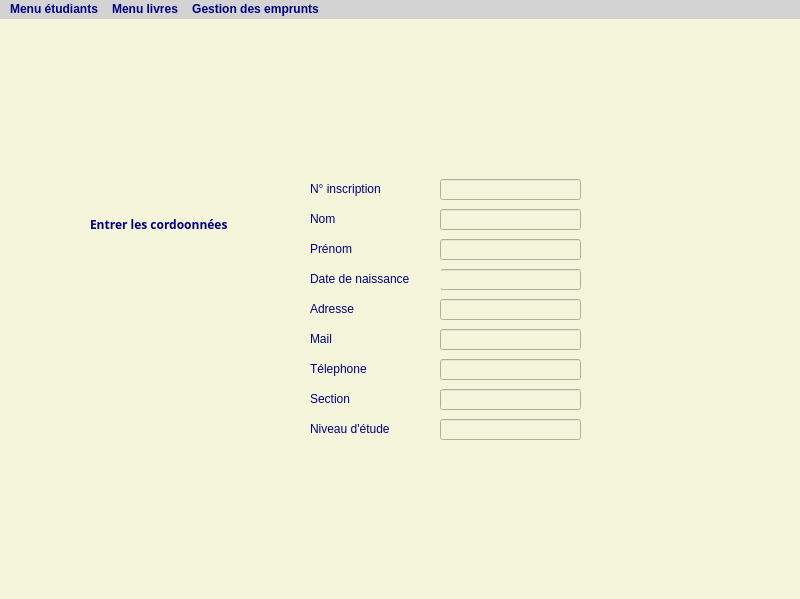
<?xml version="1.0" encoding="UTF-8"?>
<ui version="4.0">
 <class>MainWindow</class>
 <widget class="QMainWindow" name="MainWindow">
  <property name="geometry">
   <rect>
    <x>0</x>
    <y>0</y>
    <width>800</width>
    <height>599</height>
   </rect>
  </property>
  <property name="baseSize">
   <size>
    <width>20</width>
    <height>20</height>
   </size>
  </property>
  <property name="windowTitle">
   <string>MainWindow</string>
  </property>
  <property name="styleSheet">
   <string notr="true">color: rgb(0, 0, 128);

background-color: rgb(245, 245, 220);</string>
  </property>
  <widget class="QWidget" name="centralwidget">
   <widget class="QLabel" name="label">
    <property name="geometry">
     <rect>
      <x>240</x>
      <y>50</y>
      <width>331</width>
      <height>131</height>
     </rect>
    </property>
    <property name="baseSize">
     <size>
      <width>1561</width>
      <height>15156</height>
     </size>
    </property>
    <property name="text">
     <string/>
    </property>
   </widget>
   <widget class="QLabel" name="label_2">
    <property name="enabled">
     <bool>true</bool>
    </property>
    <property name="geometry">
     <rect>
      <x>94</x>
      <y>50</y>
      <width>591</width>
      <height>161</height>
     </rect>
    </property>
    <property name="font">
     <font>
      <pointsize>35</pointsize>
      <weight>75</weight>
      <italic>false</italic>
      <bold>true</bold>
      <underline>false</underline>
      <strikeout>false</strikeout>
     </font>
    </property>
    <property name="layoutDirection">
     <enum>Qt::LeftToRight</enum>
    </property>
    <property name="autoFillBackground">
     <bool>false</bool>
    </property>
    <property name="styleSheet">
     <string notr="true">background-color: rgb(245, 245, 220)
;</string>
    </property>
    <property name="frameShape">
     <enum>QFrame::NoFrame</enum>
    </property>
    <property name="frameShadow">
     <enum>QFrame::Plain</enum>
    </property>
    <property name="lineWidth">
     <number>3</number>
    </property>
    <property name="midLineWidth">
     <number>3</number>
    </property>
    <property name="text">
     <string>BIBLIOTHÈQUE</string>
    </property>
    <property name="textFormat">
     <enum>Qt::PlainText</enum>
    </property>
    <property name="alignment">
     <set>Qt::AlignCenter</set>
    </property>
   </widget>
   <widget class="QLabel" name="label_3">
    <property name="geometry">
     <rect>
      <x>290</x>
      <y>240</y>
      <width>231</width>
      <height>251</height>
     </rect>
    </property>
    <property name="styleSheet">
     <string notr="true">background-color: rgb(245, 245, 220);</string>
    </property>
    <property name="text">
     <string/>
    </property>
    <property name="pixmap">
     <pixmap>:/isimm/download (1).png</pixmap>
    </property>
   </widget>
   <widget class="QStackedWidget" name="stackedWidget">
    <property name="geometry">
     <rect>
      <x>20</x>
      <y>30</y>
      <width>741</width>
      <height>511</height>
     </rect>
    </property>
    <property name="currentIndex">
     <number>1</number>
    </property>
    <widget class="QWidget" name="page"/>
    <widget class="QWidget" name="ajouter_etudiant">
     <widget class="QStackedWidget" name="stackedWidget_2">
      <property name="geometry">
       <rect>
        <x>60</x>
        <y>110</y>
        <width>681</width>
        <height>411</height>
       </rect>
      </property>
      <widget class="QWidget" name="page_2">
       <widget class="QLabel" name="label_4">
        <property name="geometry">
         <rect>
          <x>10</x>
          <y>-10</y>
          <width>171</width>
          <height>151</height>
         </rect>
        </property>
        <property name="font">
         <font>
          <family>Myanmar Text</family>
          <weight>75</weight>
          <bold>true</bold>
         </font>
        </property>
        <property name="text">
         <string>Entrer les cordoonnées</string>
        </property>
       </widget>
       <widget class="QLineEdit" name="lineEdit">
        <property name="geometry">
         <rect>
          <x>360</x>
          <y>50</y>
          <width>141</width>
          <height>21</height>
         </rect>
        </property>
       </widget>
       <widget class="QLineEdit" name="lineEdit_2">
        <property name="geometry">
         <rect>
          <x>360</x>
          <y>80</y>
          <width>141</width>
          <height>21</height>
         </rect>
        </property>
       </widget>
       <widget class="QLabel" name="label_7">
        <property name="geometry">
         <rect>
          <x>230</x>
          <y>80</y>
          <width>121</width>
          <height>20</height>
         </rect>
        </property>
        <property name="text">
         <string>Prénom</string>
        </property>
       </widget>
       <widget class="QLineEdit" name="lineEdit_3">
        <property name="geometry">
         <rect>
          <x>360</x>
          <y>110</y>
          <width>141</width>
          <height>21</height>
         </rect>
        </property>
       </widget>
       <widget class="QLabel" name="label_8">
        <property name="geometry">
         <rect>
          <x>230</x>
          <y>110</y>
          <width>131</width>
          <height>20</height>
         </rect>
        </property>
        <property name="text">
         <string>Date de naissance</string>
        </property>
       </widget>
       <widget class="QLineEdit" name="lineEdit_4">
        <property name="geometry">
         <rect>
          <x>360</x>
          <y>140</y>
          <width>141</width>
          <height>21</height>
         </rect>
        </property>
       </widget>
       <widget class="QLineEdit" name="lineEdit_5">
        <property name="geometry">
         <rect>
          <x>360</x>
          <y>170</y>
          <width>141</width>
          <height>21</height>
         </rect>
        </property>
       </widget>
       <widget class="QLineEdit" name="lineEdit_6">
        <property name="geometry">
         <rect>
          <x>360</x>
          <y>200</y>
          <width>141</width>
          <height>21</height>
         </rect>
        </property>
       </widget>
       <widget class="QLineEdit" name="lineEdit_7">
        <property name="geometry">
         <rect>
          <x>360</x>
          <y>230</y>
          <width>141</width>
          <height>21</height>
         </rect>
        </property>
       </widget>
       <widget class="QLineEdit" name="lineEdit_8">
        <property name="geometry">
         <rect>
          <x>360</x>
          <y>260</y>
          <width>141</width>
          <height>21</height>
         </rect>
        </property>
       </widget>
       <widget class="QLabel" name="label_5">
        <property name="geometry">
         <rect>
          <x>230</x>
          <y>20</y>
          <width>121</width>
          <height>20</height>
         </rect>
        </property>
        <property name="text">
         <string>N° inscription</string>
        </property>
       </widget>
       <widget class="QLabel" name="label_6">
        <property name="geometry">
         <rect>
          <x>230</x>
          <y>50</y>
          <width>121</width>
          <height>20</height>
         </rect>
        </property>
        <property name="text">
         <string>Nom</string>
        </property>
       </widget>
       <widget class="QLabel" name="label_9">
        <property name="geometry">
         <rect>
          <x>230</x>
          <y>140</y>
          <width>121</width>
          <height>20</height>
         </rect>
        </property>
        <property name="text">
         <string>Adresse</string>
        </property>
       </widget>
       <widget class="QLabel" name="label_10">
        <property name="geometry">
         <rect>
          <x>230</x>
          <y>170</y>
          <width>121</width>
          <height>20</height>
         </rect>
        </property>
        <property name="text">
         <string>Mail</string>
        </property>
       </widget>
       <widget class="QLabel" name="label_11">
        <property name="geometry">
         <rect>
          <x>230</x>
          <y>200</y>
          <width>121</width>
          <height>20</height>
         </rect>
        </property>
        <property name="text">
         <string>Télephone</string>
        </property>
       </widget>
       <widget class="QLabel" name="label_12">
        <property name="geometry">
         <rect>
          <x>230</x>
          <y>230</y>
          <width>121</width>
          <height>20</height>
         </rect>
        </property>
        <property name="text">
         <string>Section</string>
        </property>
       </widget>
       <widget class="QLabel" name="label_13">
        <property name="geometry">
         <rect>
          <x>230</x>
          <y>260</y>
          <width>121</width>
          <height>20</height>
         </rect>
        </property>
        <property name="text">
         <string>Niveau d'étude</string>
        </property>
       </widget>
       <widget class="QLineEdit" name="lineEdit_9">
        <property name="geometry">
         <rect>
          <x>360</x>
          <y>20</y>
          <width>141</width>
          <height>21</height>
         </rect>
        </property>
       </widget>
      </widget>
      <widget class="QWidget" name="page_3"/>
     </widget>
    </widget>
   </widget>
  </widget>
  <widget class="QMenuBar" name="menubar">
   <property name="geometry">
    <rect>
     <x>0</x>
     <y>0</y>
     <width>800</width>
     <height>21</height>
    </rect>
   </property>
   <property name="font">
    <font>
     <weight>75</weight>
     <bold>true</bold>
     <underline>false</underline>
    </font>
   </property>
   <property name="autoFillBackground">
    <bool>false</bool>
   </property>
   <property name="styleSheet">
    <string notr="true">background-color: rgb(211, 211, 211);</string>
   </property>
   <property name="defaultUp">
    <bool>false</bool>
   </property>
   <widget class="QMenu" name="menuMenu_tudiants">
    <property name="font">
     <font>
      <underline>false</underline>
     </font>
    </property>
    <property name="tearOffEnabled">
     <bool>false</bool>
    </property>
    <property name="title">
     <string>Menu étudiants</string>
    </property>
    <property name="toolTipsVisible">
     <bool>false</bool>
    </property>
    <widget class="QMenu" name="menuMise_jour">
     <property name="title">
      <string>Mise à jour</string>
     </property>
     <widget class="QMenu" name="menuSupprimer_tudiants">
      <property name="title">
       <string>Supprimer étudiants</string>
      </property>
      <addaction name="actionSuppression_tudiant_donn_e"/>
      <addaction name="separator"/>
      <addaction name="actionSupression_des_tudiants_d_une_section_donn_e"/>
      <addaction name="separator"/>
      <addaction name="actionSupression_des_tudiants_d_un_niveau_donn_e"/>
      <addaction name="separator"/>
      <addaction name="actionSuppression_des_tudiants_d_une_section_et_un_niveau"/>
     </widget>
     <widget class="QMenu" name="menuModifier_tudiant">
      <property name="title">
       <string>Modifier étudiant</string>
      </property>
      <addaction name="actionT_lephone"/>
      <addaction name="separator"/>
      <addaction name="actionMail"/>
      <addaction name="separator"/>
      <addaction name="actionAdresse"/>
     </widget>
     <addaction name="actionAjouter_tudiant"/>
     <addaction name="separator"/>
     <addaction name="menuSupprimer_tudiants"/>
     <addaction name="separator"/>
     <addaction name="menuModifier_tudiant"/>
    </widget>
    <widget class="QMenu" name="menuRecherche">
     <property name="title">
      <string>Recherche</string>
     </property>
     <addaction name="actionContenu_de_dictionnaire_tudiants"/>
     <addaction name="separator"/>
     <addaction name="actionRecherche_par_num_ro_inscription"/>
     <addaction name="separator"/>
     <addaction name="actionRecherche_par_section"/>
     <addaction name="separator"/>
     <addaction name="actionRecherche_par_section_et_niveau"/>
     <addaction name="separator"/>
     <addaction name="actionRecherche_par_niveau"/>
    </widget>
    <addaction name="menuMise_jour"/>
    <addaction name="separator"/>
    <addaction name="menuRecherche"/>
   </widget>
   <widget class="QMenu" name="menuMenu_livres">
    <property name="title">
     <string>Menu livres</string>
    </property>
    <widget class="QMenu" name="menuMise_jour_2">
     <property name="title">
      <string>Mise à jour</string>
     </property>
     <widget class="QMenu" name="menuSupprimer_un_livre">
      <property name="title">
       <string>Supprimer un livre</string>
      </property>
      <addaction name="actionSuppression_livre_donn"/>
      <addaction name="separator"/>
      <addaction name="actionSuppression_livre_d_un_auteur_donn"/>
      <addaction name="separator"/>
      <addaction name="actionSuppression_livre_d_une_ann_e_donn_e"/>
     </widget>
     <addaction name="actionAjouter_un_nouvel_livre"/>
     <addaction name="separator"/>
     <addaction name="menuSupprimer_un_livre"/>
     <addaction name="separator"/>
     <addaction name="actionModifier_nombre_d_exemplaires_d_un_livre"/>
    </widget>
    <widget class="QMenu" name="menuRecherche_2">
     <property name="title">
      <string>Recherche</string>
     </property>
     <addaction name="actionContenu_du_dictionnaire_livre"/>
     <addaction name="separator"/>
     <addaction name="actionRecherche_par_r_ference"/>
     <addaction name="separator"/>
     <addaction name="actionRecherche_par_titre"/>
     <addaction name="separator"/>
     <addaction name="actionRecherche_livres_par_ann_e_dition_donn_e"/>
     <addaction name="separator"/>
     <addaction name="actionRecherche_livres_d_un_auteur_donn"/>
     <addaction name="separator"/>
     <addaction name="actionRecherche_et_affichage_des_livres_par_ordre_alphab_tique"/>
    </widget>
    <addaction name="menuMise_jour_2"/>
    <addaction name="separator"/>
    <addaction name="menuRecherche_2"/>
   </widget>
   <widget class="QMenu" name="menuGestion_des_emprunts">
    <property name="title">
     <string>Gestion des emprunts</string>
    </property>
    <widget class="QMenu" name="menuMise_jour_3">
     <property name="title">
      <string>Mise à jour</string>
     </property>
     <widget class="QMenu" name="menuModifier_emprunt">
      <property name="title">
       <string>Modifier emprunt</string>
      </property>
      <addaction name="actionDate_emprunt"/>
      <addaction name="separator"/>
      <addaction name="actionDate_retour"/>
     </widget>
     <addaction name="actionAjouter_un_nouvel_emprunt"/>
     <addaction name="separator"/>
     <addaction name="actionRetour_d_un_emprunt"/>
     <addaction name="separator"/>
     <addaction name="actionSupprimer_d_un_emprunt"/>
     <addaction name="separator"/>
     <addaction name="menuModifier_emprunt"/>
    </widget>
    <widget class="QMenu" name="menuRecherche_3">
     <property name="title">
      <string>Recherche</string>
     </property>
     <addaction name="actionContenu_du_dictionnaire_emprunt"/>
     <addaction name="separator"/>
     <addaction name="actionRecherche_emprunts_par_livre"/>
     <addaction name="separator"/>
     <addaction name="actionRecherche_emprunts_par_tuduant"/>
     <addaction name="separator"/>
     <addaction name="action_Recherche_Livres_emprunt_s_une_date_donn_e"/>
     <addaction name="separator"/>
     <addaction name="actionRecherche_Livres_retourn_s_une_date_donn_e"/>
     <addaction name="separator"/>
     <addaction name="actionRecherche_Livres_emprunt_s_entre_2_dates_donn_es"/>
     <addaction name="separator"/>
     <addaction name="actionRecherche_livres_retourn_s_entre_2_dates_donn_es"/>
    </widget>
    <addaction name="menuMise_jour_3"/>
    <addaction name="separator"/>
    <addaction name="menuRecherche_3"/>
   </widget>
   <addaction name="menuMenu_tudiants"/>
   <addaction name="menuMenu_livres"/>
   <addaction name="menuGestion_des_emprunts"/>
  </widget>
  <widget class="QStatusBar" name="statusbar"/>
  <action name="actionAffichage">
   <property name="text">
    <string>Affichage</string>
   </property>
  </action>
  <action name="actionAjouter_tudiant">
   <property name="text">
    <string>Ajouter étudiant</string>
   </property>
   <property name="shortcut">
    <string>Ctrl+A</string>
   </property>
   <property name="shortcutVisibleInContextMenu">
    <bool>true</bool>
   </property>
  </action>
  <action name="actionSuppression_tudiant_donn_e">
   <property name="text">
    <string>Suppression étudiant donnée</string>
   </property>
   <property name="shortcut">
    <string>Ctrl+D</string>
   </property>
   <property name="shortcutContext">
    <enum>Qt::WindowShortcut</enum>
   </property>
   <property name="shortcutVisibleInContextMenu">
    <bool>true</bool>
   </property>
  </action>
  <action name="actionSupression_des_tudiants_d_une_section_donn_e">
   <property name="text">
    <string>Supression des étudiants d'une section donnée</string>
   </property>
   <property name="shortcut">
    <string>Ctrl+S</string>
   </property>
   <property name="shortcutVisibleInContextMenu">
    <bool>true</bool>
   </property>
  </action>
  <action name="actionSupression_des_tudiants_d_un_niveau_donn_e">
   <property name="text">
    <string>Supression des étudiants d'un niveau donnée</string>
   </property>
   <property name="shortcut">
    <string>Ctrl+N</string>
   </property>
   <property name="shortcutVisibleInContextMenu">
    <bool>true</bool>
   </property>
  </action>
  <action name="actionSuppression_des_tudiants_d_une_section_et_un_niveau">
   <property name="text">
    <string>Suppression des étudiants d'une section et un niveau</string>
   </property>
   <property name="shortcut">
    <string>Ctrl+E</string>
   </property>
   <property name="shortcutVisibleInContextMenu">
    <bool>true</bool>
   </property>
  </action>
  <action name="actionT_lephone">
   <property name="text">
    <string>Télephone</string>
   </property>
   <property name="shortcut">
    <string>Ctrl+T</string>
   </property>
   <property name="shortcutVisibleInContextMenu">
    <bool>true</bool>
   </property>
  </action>
  <action name="actionMail">
   <property name="text">
    <string>Mail</string>
   </property>
   <property name="shortcut">
    <string>Ctrl+M</string>
   </property>
   <property name="shortcutVisibleInContextMenu">
    <bool>true</bool>
   </property>
  </action>
  <action name="actionAdresse">
   <property name="text">
    <string>Adresse</string>
   </property>
   <property name="shortcut">
    <string>Ctrl+A</string>
   </property>
   <property name="shortcutVisibleInContextMenu">
    <bool>true</bool>
   </property>
  </action>
  <action name="actionContenu_de_dictionnaire_tudiants">
   <property name="text">
    <string>Contenu de dictionnaire étudiants</string>
   </property>
   <property name="shortcut">
    <string>Ctrl+D</string>
   </property>
   <property name="shortcutVisibleInContextMenu">
    <bool>true</bool>
   </property>
  </action>
  <action name="actionRecherche_par_num_ro_inscription">
   <property name="text">
    <string>Recherche par numéro inscription</string>
   </property>
   <property name="shortcut">
    <string>Ctrl+I</string>
   </property>
   <property name="shortcutVisibleInContextMenu">
    <bool>true</bool>
   </property>
  </action>
  <action name="actionRecherche_par_section">
   <property name="text">
    <string>Recherche par section</string>
   </property>
   <property name="shortcut">
    <string>Ctrl+S</string>
   </property>
   <property name="shortcutVisibleInContextMenu">
    <bool>true</bool>
   </property>
  </action>
  <action name="actionRecherche_par_section_et_niveau">
   <property name="text">
    <string>Recherche par section et niveau</string>
   </property>
   <property name="shortcut">
    <string>Ctrl+E</string>
   </property>
   <property name="shortcutVisibleInContextMenu">
    <bool>true</bool>
   </property>
  </action>
  <action name="actionRecherche_par_niveau">
   <property name="text">
    <string>Recherche par niveau</string>
   </property>
   <property name="shortcut">
    <string>Ctrl+N</string>
   </property>
   <property name="shortcutVisibleInContextMenu">
    <bool>true</bool>
   </property>
  </action>
  <action name="actionAffichage_2">
   <property name="text">
    <string>Affichage</string>
   </property>
  </action>
  <action name="actionAjouter_un_nouvel_livre">
   <property name="text">
    <string>Ajouter un nouvel livre</string>
   </property>
   <property name="shortcut">
    <string>Ctrl+A</string>
   </property>
   <property name="shortcutVisibleInContextMenu">
    <bool>true</bool>
   </property>
  </action>
  <action name="actionModifier_nombre_d_exemplaires_d_un_livre">
   <property name="text">
    <string>Modifier nombre d'exemplaires d'un livre</string>
   </property>
   <property name="shortcut">
    <string>Ctrl+E</string>
   </property>
   <property name="shortcutVisibleInContextMenu">
    <bool>true</bool>
   </property>
  </action>
  <action name="actionSuppression_livre_donn">
   <property name="text">
    <string>Suppression livre donné</string>
   </property>
   <property name="shortcut">
    <string>Ctrl+D</string>
   </property>
   <property name="shortcutVisibleInContextMenu">
    <bool>true</bool>
   </property>
  </action>
  <action name="actionSuppression_livre_d_un_auteur_donn">
   <property name="text">
    <string>Suppression livre d'un auteur donné</string>
   </property>
   <property name="shortcut">
    <string>Ctrl+A</string>
   </property>
   <property name="shortcutVisibleInContextMenu">
    <bool>true</bool>
   </property>
  </action>
  <action name="actionSuppression_livre_d_une_ann_e_donn_e">
   <property name="text">
    <string>Suppression livre d'une année donnée</string>
   </property>
   <property name="shortcut">
    <string>Ctrl+N</string>
   </property>
   <property name="shortcutVisibleInContextMenu">
    <bool>true</bool>
   </property>
  </action>
  <action name="actionContenu_du_dictionnaire_livre">
   <property name="text">
    <string>Contenu du dictionnaire livre</string>
   </property>
   <property name="shortcut">
    <string>Ctrl+C</string>
   </property>
   <property name="shortcutVisibleInContextMenu">
    <bool>true</bool>
   </property>
  </action>
  <action name="actionRecherche_par_r_ference">
   <property name="text">
    <string>Recherche par réference</string>
   </property>
   <property name="shortcut">
    <string>Ctrl+R</string>
   </property>
   <property name="shortcutVisibleInContextMenu">
    <bool>true</bool>
   </property>
  </action>
  <action name="actionRecherche_par_titre">
   <property name="text">
    <string>Recherche par titre</string>
   </property>
   <property name="shortcut">
    <string>Ctrl+T</string>
   </property>
   <property name="shortcutVisibleInContextMenu">
    <bool>true</bool>
   </property>
  </action>
  <action name="actionRecherche_livres_par_ann_e_dition_donn_e">
   <property name="text">
    <string>Recherche livres par année édition donnée</string>
   </property>
   <property name="shortcut">
    <string>Ctrl+A</string>
   </property>
   <property name="shortcutVisibleInContextMenu">
    <bool>true</bool>
   </property>
  </action>
  <action name="actionRecherche_livres_d_un_auteur_donn">
   <property name="text">
    <string>Recherche livres d'un auteur donné</string>
   </property>
   <property name="shortcut">
    <string>Ctrl+U</string>
   </property>
   <property name="shortcutVisibleInContextMenu">
    <bool>true</bool>
   </property>
  </action>
  <action name="actionRecherche_et_affichage_des_livres_par_ordre_alphab_tique">
   <property name="text">
    <string>Recherche et affichage des livres par ordre alphabétique</string>
   </property>
   <property name="shortcut">
    <string>Ctrl+L</string>
   </property>
   <property name="shortcutVisibleInContextMenu">
    <bool>true</bool>
   </property>
  </action>
  <action name="actionAjouter_un_nouvel_emprunt">
   <property name="text">
    <string>Ajouter un nouvel emprunt</string>
   </property>
   <property name="shortcut">
    <string>Ctrl+A</string>
   </property>
   <property name="shortcutVisibleInContextMenu">
    <bool>true</bool>
   </property>
  </action>
  <action name="actionRetour_d_un_emprunt">
   <property name="text">
    <string>Retour d'un emprunt</string>
   </property>
   <property name="shortcut">
    <string>Ctrl+R</string>
   </property>
   <property name="shortcutVisibleInContextMenu">
    <bool>true</bool>
   </property>
  </action>
  <action name="actionSupprimer_d_un_emprunt">
   <property name="text">
    <string>Supprimer d'un emprunt</string>
   </property>
   <property name="shortcut">
    <string>Ctrl+S</string>
   </property>
   <property name="shortcutVisibleInContextMenu">
    <bool>true</bool>
   </property>
  </action>
  <action name="actionDate_emprunt">
   <property name="text">
    <string>Date emprunt</string>
   </property>
   <property name="shortcut">
    <string>Ctrl+E</string>
   </property>
   <property name="shortcutVisibleInContextMenu">
    <bool>true</bool>
   </property>
  </action>
  <action name="actionDate_retour">
   <property name="text">
    <string>Date retour</string>
   </property>
   <property name="shortcut">
    <string notr="true">Ctrl+R</string>
   </property>
   <property name="shortcutVisibleInContextMenu">
    <bool>true</bool>
   </property>
  </action>
  <action name="actionContenu_du_dictionnaire_emprunt">
   <property name="text">
    <string>Contenu du dictionnaire emprunt</string>
   </property>
   <property name="shortcut">
    <string>Ctrl+C</string>
   </property>
   <property name="shortcutVisibleInContextMenu">
    <bool>true</bool>
   </property>
  </action>
  <action name="actionRecherche_emprunts_par_livre">
   <property name="text">
    <string>Recherche emprunts par livre</string>
   </property>
   <property name="shortcut">
    <string>Ctrl+L</string>
   </property>
   <property name="shortcutVisibleInContextMenu">
    <bool>true</bool>
   </property>
  </action>
  <action name="actionRecherche_emprunts_par_tuduant">
   <property name="text">
    <string>Recherche emprunts par étudiant</string>
   </property>
   <property name="shortcut">
    <string>Ctrl+R</string>
   </property>
   <property name="shortcutVisibleInContextMenu">
    <bool>true</bool>
   </property>
  </action>
  <action name="action_Recherche_Livres_emprunt_s_une_date_donn_e">
   <property name="text">
    <string>Recherche Livres empruntés à une date donnée</string>
   </property>
   <property name="shortcut">
    <string>Ctrl+E</string>
   </property>
   <property name="shortcutVisibleInContextMenu">
    <bool>true</bool>
   </property>
  </action>
  <action name="actionRecherche_Livres_retourn_s_une_date_donn_e">
   <property name="text">
    <string>Recherche Livres retournés à une date donnée</string>
   </property>
   <property name="shortcut">
    <string>Ctrl+R</string>
   </property>
   <property name="shortcutVisibleInContextMenu">
    <bool>true</bool>
   </property>
  </action>
  <action name="actionRecherche_Livres_emprunt_s_entre_2_dates_donn_es">
   <property name="text">
    <string>Recherche Livres empruntés entre 2 dates données</string>
   </property>
   <property name="shortcut">
    <string>Ctrl+G</string>
   </property>
   <property name="shortcutVisibleInContextMenu">
    <bool>true</bool>
   </property>
  </action>
  <action name="actionRecherche_livres_retourn_s_entre_2_dates_donn_es">
   <property name="text">
    <string>Recherche livres retournés entre 2 dates données</string>
   </property>
   <property name="shortcut">
    <string>Ctrl+H</string>
   </property>
   <property name="shortcutVisibleInContextMenu">
    <bool>true</bool>
   </property>
  </action>
 </widget>
 <resources>
  <include location="backroundmain.qrc"/>
 </resources>
 <connections/>
</ui>
